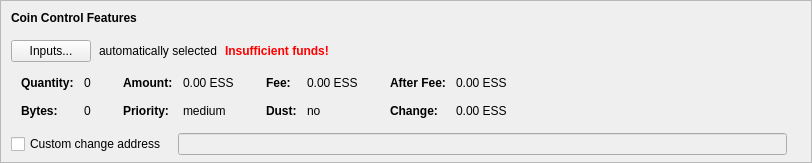
    <widget class="QFrame" name="frameCoinControl">
     <property name="sizePolicy">
      <sizepolicy hsizetype="Expanding" vsizetype="Expanding">
       <horstretch>0</horstretch>
       <verstretch>0</verstretch>
      </sizepolicy>
     </property>
     <property name="maximumSize">
      <size>
       <width>16777215</width>
       <height>16777215</height>
      </size>
     </property>
     <property name="frameShape">
      <enum>QFrame::StyledPanel</enum>
     </property>
     <property name="frameShadow">
      <enum>QFrame::Sunken</enum>
     </property>
     <layout class="QVBoxLayout" name="verticalLayoutCoinControl2">
      <property name="spacing">
       <number>0</number>
      </property>
      <property name="leftMargin">
       <number>0</number>
      </property>
      <property name="topMargin">
       <number>0</number>
      </property>
      <property name="rightMargin">
       <number>0</number>
      </property>
      <property name="bottomMargin">
       <number>6</number>
      </property>
      <item>
       <layout class="QVBoxLayout" name="verticalLayoutCoinControl" stretch="0,0,0,0,1">
        <property name="spacing">
         <number>0</number>
        </property>
        <property name="leftMargin">
         <number>10</number>
        </property>
        <property name="topMargin">
         <number>10</number>
        </property>
        <item>
         <layout class="QHBoxLayout" name="horizontalLayoutCoinControl1">
          <property name="bottomMargin">
           <number>15</number>
          </property>
          <item>
           <widget class="QLabel" name="labelCoinControlFeatures">
            <property name="sizePolicy">
             <sizepolicy hsizetype="Preferred" vsizetype="Maximum">
              <horstretch>0</horstretch>
              <verstretch>0</verstretch>
             </sizepolicy>
            </property>
            <property name="font">
             <font>
              <weight>75</weight>
              <bold>true</bold>
             </font>
            </property>
            <property name="styleSheet">
             <string notr="true">font-weight:bold;</string>
            </property>
            <property name="text">
             <string>Coin Control Features</string>
            </property>
           </widget>
          </item>
         </layout>
        </item>
        <item>
         <layout class="QHBoxLayout" name="horizontalLayoutCoinControl2" stretch="0,0,0,0">
          <property name="spacing">
           <number>8</number>
          </property>
          <property name="bottomMargin">
           <number>10</number>
          </property>
          <item>
           <widget class="QPushButton" name="pushButtonCoinControl">
            <property name="styleSheet">
             <string notr="true"/>
            </property>
            <property name="text">
             <string>Inputs...</string>
            </property>
            <property name="autoDefault">
             <bool>false</bool>
            </property>
           </widget>
          </item>
          <item>
           <widget class="QLabel" name="labelCoinControlAutomaticallySelected">
            <property name="text">
             <string>automatically selected</string>
            </property>
            <property name="margin">
             <number>5</number>
            </property>
           </widget>
          </item>
          <item>
           <widget class="QLabel" name="labelCoinControlInsuffFunds">
            <property name="font">
             <font>
              <weight>75</weight>
              <bold>true</bold>
             </font>
            </property>
            <property name="styleSheet">
             <string notr="true">color:red;font-weight:bold;</string>
            </property>
            <property name="text">
             <string>Insufficient funds!</string>
            </property>
            <property name="margin">
             <number>5</number>
            </property>
           </widget>
          </item>
          <item>
           <spacer name="horizontalSpacerCoinControl">
            <property name="orientation">
             <enum>Qt::Horizontal</enum>
            </property>
            <property name="sizeHint" stdset="0">
             <size>
              <width>40</width>
              <height>1</height>
             </size>
            </property>
           </spacer>
          </item>
         </layout>
        </item>
        <item>
         <widget class="QWidget" name="widgetCoinControl" native="true">
          <property name="sizePolicy">
           <sizepolicy hsizetype="Preferred" vsizetype="Preferred">
            <horstretch>0</horstretch>
            <verstretch>0</verstretch>
           </sizepolicy>
          </property>
          <property name="minimumSize">
           <size>
            <width>0</width>
            <height>0</height>
           </size>
          </property>
          <property name="styleSheet">
           <string notr="true"/>
          </property>
          <layout class="QHBoxLayout" name="horizontalLayoutCoinControl5">
           <property name="leftMargin">
            <number>0</number>
           </property>
           <property name="topMargin">
            <number>0</number>
           </property>
           <property name="rightMargin">
            <number>0</number>
           </property>
           <property name="bottomMargin">
            <number>0</number>
           </property>
           <item>
            <layout class="QHBoxLayout" name="horizontalLayoutCoinControl3" stretch="0,0,0,1">
             <property name="spacing">
              <number>20</number>
             </property>
             <property name="topMargin">
              <number>0</number>
             </property>
             <property name="bottomMargin">
              <number>10</number>
             </property>
             <item>
              <layout class="QFormLayout" name="formLayoutCoinControl1">
               <property name="horizontalSpacing">
                <number>10</number>
               </property>
               <property name="verticalSpacing">
                <number>14</number>
               </property>
               <property name="leftMargin">
                <number>10</number>
               </property>
               <property name="topMargin">
                <number>4</number>
               </property>
               <property name="rightMargin">
                <number>6</number>
               </property>
               <item row="0" column="0">
                <widget class="QLabel" name="labelCoinControlQuantityText">
                 <property name="font">
                  <font>
                   <weight>75</weight>
                   <bold>true</bold>
                  </font>
                 </property>
                 <property name="text">
                  <string>Quantity:</string>
                 </property>
                 <property name="margin">
                  <number>0</number>
                 </property>
                </widget>
               </item>
               <item row="0" column="1">
                <widget class="QLabel" name="labelCoinControlQuantity">
                 <property name="cursor">
                  <cursorShape>IBeamCursor</cursorShape>
                 </property>
                 <property name="contextMenuPolicy">
                  <enum>Qt::ActionsContextMenu</enum>
                 </property>
                 <property name="text">
                  <string notr="true">0</string>
                 </property>
                 <property name="margin">
                  <number>0</number>
                 </property>
                 <property name="textInteractionFlags">
                  <set>Qt::LinksAccessibleByMouse|Qt::TextSelectableByKeyboard|Qt::TextSelectableByMouse</set>
                 </property>
                </widget>
               </item>
               <item row="1" column="0">
                <widget class="QLabel" name="labelCoinControlBytesText">
                 <property name="font">
                  <font>
                   <weight>75</weight>
                   <bold>true</bold>
                  </font>
                 </property>
                 <property name="text">
                  <string>Bytes:</string>
                 </property>
                </widget>
               </item>
               <item row="1" column="1">
                <widget class="QLabel" name="labelCoinControlBytes">
                 <property name="cursor">
                  <cursorShape>IBeamCursor</cursorShape>
                 </property>
                 <property name="contextMenuPolicy">
                  <enum>Qt::ActionsContextMenu</enum>
                 </property>
                 <property name="text">
                  <string notr="true">0</string>
                 </property>
                 <property name="textInteractionFlags">
                  <set>Qt::LinksAccessibleByMouse|Qt::TextSelectableByKeyboard|Qt::TextSelectableByMouse</set>
                 </property>
                </widget>
               </item>
              </layout>
             </item>
             <item>
              <layout class="QFormLayout" name="formLayoutCoinControl2">
               <property name="horizontalSpacing">
                <number>10</number>
               </property>
               <property name="verticalSpacing">
                <number>14</number>
               </property>
               <property name="leftMargin">
                <number>6</number>
               </property>
               <property name="topMargin">
                <number>4</number>
               </property>
               <property name="rightMargin">
                <number>6</number>
               </property>
               <item row="0" column="0">
                <widget class="QLabel" name="labelCoinControlAmountText">
                 <property name="font">
                  <font>
                   <weight>75</weight>
                   <bold>true</bold>
                  </font>
                 </property>
                 <property name="text">
                  <string>Amount:</string>
                 </property>
                 <property name="margin">
                  <number>0</number>
                 </property>
                </widget>
               </item>
               <item row="0" column="1">
                <widget class="QLabel" name="labelCoinControlAmount">
                 <property name="cursor">
                  <cursorShape>IBeamCursor</cursorShape>
                 </property>
                 <property name="contextMenuPolicy">
                  <enum>Qt::ActionsContextMenu</enum>
                 </property>
                 <property name="text">
                  <string notr="true">0.00 ESS</string>
                 </property>
                 <property name="textInteractionFlags">
                  <set>Qt::LinksAccessibleByMouse|Qt::TextSelectableByKeyboard|Qt::TextSelectableByMouse</set>
                 </property>
                </widget>
               </item>
               <item row="1" column="0">
                <widget class="QLabel" name="labelCoinControlPriorityText">
                 <property name="font">
                  <font>
                   <weight>75</weight>
                   <bold>true</bold>
                  </font>
                 </property>
                 <property name="text">
                  <string>Priority:</string>
                 </property>
                </widget>
               </item>
               <item row="1" column="1">
                <widget class="QLabel" name="labelCoinControlPriority">
                 <property name="cursor">
                  <cursorShape>IBeamCursor</cursorShape>
                 </property>
                 <property name="contextMenuPolicy">
                  <enum>Qt::ActionsContextMenu</enum>
                 </property>
                 <property name="text">
                  <string>medium</string>
                 </property>
                 <property name="textInteractionFlags">
                  <set>Qt::LinksAccessibleByMouse|Qt::TextSelectableByKeyboard|Qt::TextSelectableByMouse</set>
                 </property>
                </widget>
               </item>
              </layout>
             </item>
             <item>
              <layout class="QFormLayout" name="formLayoutCoinControl3">
               <property name="horizontalSpacing">
                <number>10</number>
               </property>
               <property name="verticalSpacing">
                <number>14</number>
               </property>
               <property name="leftMargin">
                <number>6</number>
               </property>
               <property name="topMargin">
                <number>4</number>
               </property>
               <property name="rightMargin">
                <number>6</number>
               </property>
               <item row="0" column="0">
                <widget class="QLabel" name="labelCoinControlFeeText">
                 <property name="font">
                  <font>
                   <weight>75</weight>
                   <bold>true</bold>
                  </font>
                 </property>
                 <property name="text">
                  <string>Fee:</string>
                 </property>
                 <property name="margin">
                  <number>0</number>
                 </property>
                </widget>
               </item>
               <item row="0" column="1">
                <widget class="QLabel" name="labelCoinControlFee">
                 <property name="cursor">
                  <cursorShape>IBeamCursor</cursorShape>
                 </property>
                 <property name="contextMenuPolicy">
                  <enum>Qt::ActionsContextMenu</enum>
                 </property>
                 <property name="text">
                  <string notr="true">0.00 ESS</string>
                 </property>
                 <property name="textInteractionFlags">
                  <set>Qt::LinksAccessibleByMouse|Qt::TextSelectableByKeyboard|Qt::TextSelectableByMouse</set>
                 </property>
                </widget>
               </item>
               <item row="1" column="0">
                <widget class="QLabel" name="labelCoinControlLowOutputText">
                 <property name="font">
                  <font>
                   <weight>75</weight>
                   <bold>true</bold>
                  </font>
                 </property>
                 <property name="text">
                  <string>Dust:</string>
                 </property>
                </widget>
               </item>
               <item row="1" column="1">
                <widget class="QLabel" name="labelCoinControlLowOutput">
                 <property name="cursor">
                  <cursorShape>IBeamCursor</cursorShape>
                 </property>
                 <property name="contextMenuPolicy">
                  <enum>Qt::ActionsContextMenu</enum>
                 </property>
                 <property name="text">
                  <string>no</string>
                 </property>
                 <property name="textInteractionFlags">
                  <set>Qt::LinksAccessibleByMouse|Qt::TextSelectableByKeyboard|Qt::TextSelectableByMouse</set>
                 </property>
                </widget>
               </item>
              </layout>
             </item>
             <item>
              <layout class="QFormLayout" name="formLayoutCoinControl4">
               <property name="horizontalSpacing">
                <number>10</number>
               </property>
               <property name="verticalSpacing">
                <number>14</number>
               </property>
               <property name="leftMargin">
                <number>6</number>
               </property>
               <property name="topMargin">
                <number>4</number>
               </property>
               <property name="rightMargin">
                <number>6</number>
               </property>
               <item row="0" column="0">
                <widget class="QLabel" name="labelCoinControlAfterFeeText">
                 <property name="font">
                  <font>
                   <weight>75</weight>
                   <bold>true</bold>
                  </font>
                 </property>
                 <property name="text">
                  <string>After Fee:</string>
                 </property>
                 <property name="margin">
                  <number>0</number>
                 </property>
                </widget>
               </item>
               <item row="0" column="1">
                <widget class="QLabel" name="labelCoinControlAfterFee">
                 <property name="cursor">
                  <cursorShape>IBeamCursor</cursorShape>
                 </property>
                 <property name="contextMenuPolicy">
                  <enum>Qt::ActionsContextMenu</enum>
                 </property>
                 <property name="text">
                  <string notr="true">0.00 ESS</string>
                 </property>
                 <property name="textInteractionFlags">
                  <set>Qt::LinksAccessibleByMouse|Qt::TextSelectableByKeyboard|Qt::TextSelectableByMouse</set>
                 </property>
                </widget>
               </item>
               <item row="1" column="0">
                <widget class="QLabel" name="labelCoinControlChangeText">
                 <property name="font">
                  <font>
                   <weight>75</weight>
                   <bold>true</bold>
                  </font>
                 </property>
                 <property name="text">
                  <string>Change:</string>
                 </property>
                </widget>
               </item>
               <item row="1" column="1">
                <widget class="QLabel" name="labelCoinControlChange">
                 <property name="cursor">
                  <cursorShape>IBeamCursor</cursorShape>
                 </property>
                 <property name="contextMenuPolicy">
                  <enum>Qt::ActionsContextMenu</enum>
                 </property>
                 <property name="text">
                  <string notr="true">0.00 ESS</string>
                 </property>
                 <property name="textInteractionFlags">
                  <set>Qt::LinksAccessibleByMouse|Qt::TextSelectableByKeyboard|Qt::TextSelectableByMouse</set>
                 </property>
                </widget>
               </item>
              </layout>
             </item>
            </layout>
           </item>
          </layout>
         </widget>
        </item>
        <item>
         <layout class="QHBoxLayout" name="horizontalLayoutCoinControl4" stretch="0,0,0">
          <property name="spacing">
           <number>12</number>
          </property>
          <property name="sizeConstraint">
           <enum>QLayout::SetDefaultConstraint</enum>
          </property>
          <property name="topMargin">
           <number>5</number>
          </property>
          <property name="rightMargin">
           <number>5</number>
          </property>
          <item>
           <widget class="QCheckBox" name="checkBoxCoinControlChange">
            <property name="toolTip">
             <string>If this is activated, but the change address is empty or invalid, change will be sent to a newly generated address.</string>
            </property>
            <property name="text">
             <string>Custom change address</string>
            </property>
           </widget>
          </item>
          <item>
           <widget class="QValidatedLineEdit" name="lineEditCoinControlChange">
            <property name="enabled">
             <bool>false</bool>
            </property>
            <property name="sizePolicy">
             <sizepolicy hsizetype="Expanding" vsizetype="Fixed">
              <horstretch>0</horstretch>
              <verstretch>0</verstretch>
             </sizepolicy>
            </property>
           </widget>
          </item>
          <item>
           <widget class="QLabel" name="labelCoinControlChangeLabel">
            <property name="sizePolicy">
             <sizepolicy hsizetype="Preferred" vsizetype="Expanding">
              <horstretch>0</horstretch>
              <verstretch>0</verstretch>
             </sizepolicy>
            </property>
            <property name="minimumSize">
             <size>
              <width>0</width>
              <height>0</height>
             </size>
            </property>
            <property name="text">
             <string/>
            </property>
            <property name="margin">
             <number>3</number>
            </property>
           </widget>
          </item>
         </layout>
        </item>
        <item>
         <spacer name="verticalSpacerCoinControl">
          <property name="orientation">
           <enum>Qt::Vertical</enum>
          </property>
          <property name="sizeHint" stdset="0">
           <size>
            <width>800</width>
            <height>1</height>
           </size>
          </property>
         </spacer>
        </item>
       </layout>
      </item>
     </layout>
    </widget>
